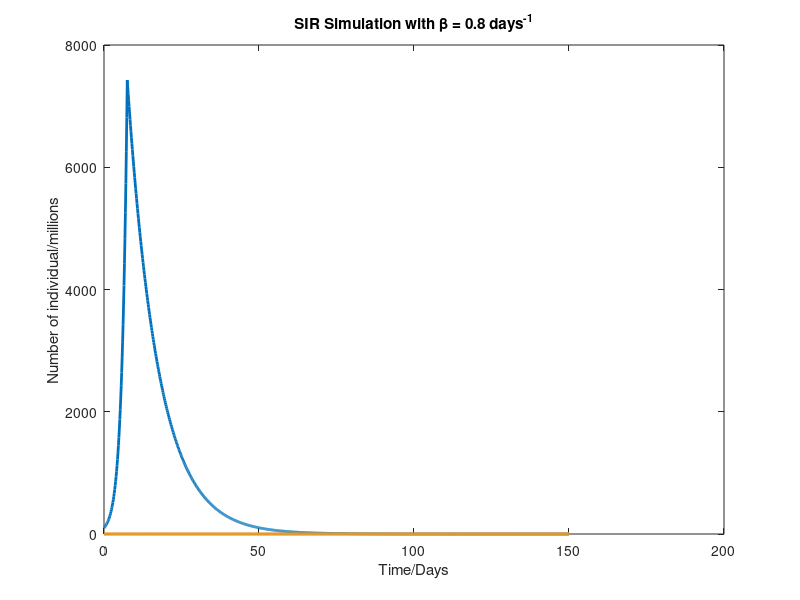

Source code (MATLAB):
%% Task 2 – Modelling progression of an epidemic
%% Task 2(c) – The effect of intervention
close all
clear all
clc
% Given Parameters
beta = 0.8;
gamma = 0.2;
N = 10000000;
I0 = 100;
S0 = N - I0;
R0 = 0;
timesteps = 1000;
days = 150;
h = days/timesteps; % step size

%% Susceptible, Infectious and Recovered
x = [0:h:days]'; % the range of x
S = zeros(size(x)); % allocate the result of Susceptible
I = zeros(length(x),3); % allocate the result of Infectious
S(1) = S0; % the initial of Susceptible
I(1) = I0; % the initial of Infectious
n = numel(S);
% Test different values of beta

% loop to solve DE using Euler's Method
for i = 1:n-1
    % Values at time i using given formula
    dSdt = -(beta*S(i)*I(i))/N;
    dIdt = ((beta*S(i)*I(i))/N)-gamma*I(i);
    % Append time step
    S(i+1) = S(i) + h*dSdt;
    I(i+1) = I(i) + h*dIdt;
    days = round(h*i); % find the 8th day
    if days == 8
        beta = 0.1; % test differeent values of beta here
    end
end

% Plot all the calcuated values
plot(x,I, 'linewidth',2)
xlabel('Time/Days')
ylabel('Number of individual/millions')
title('SIR Simulation with \beta = 0.8 days^{-1}')